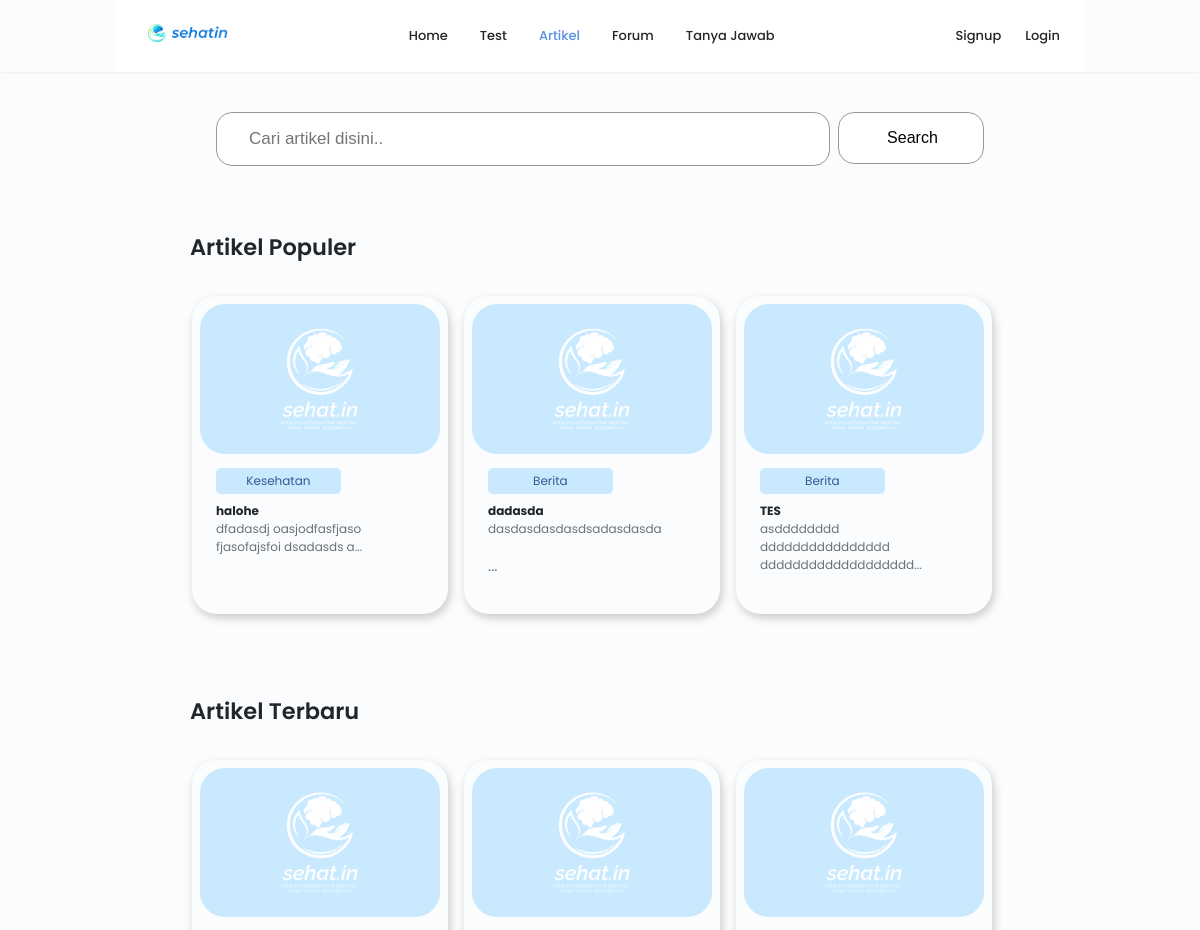
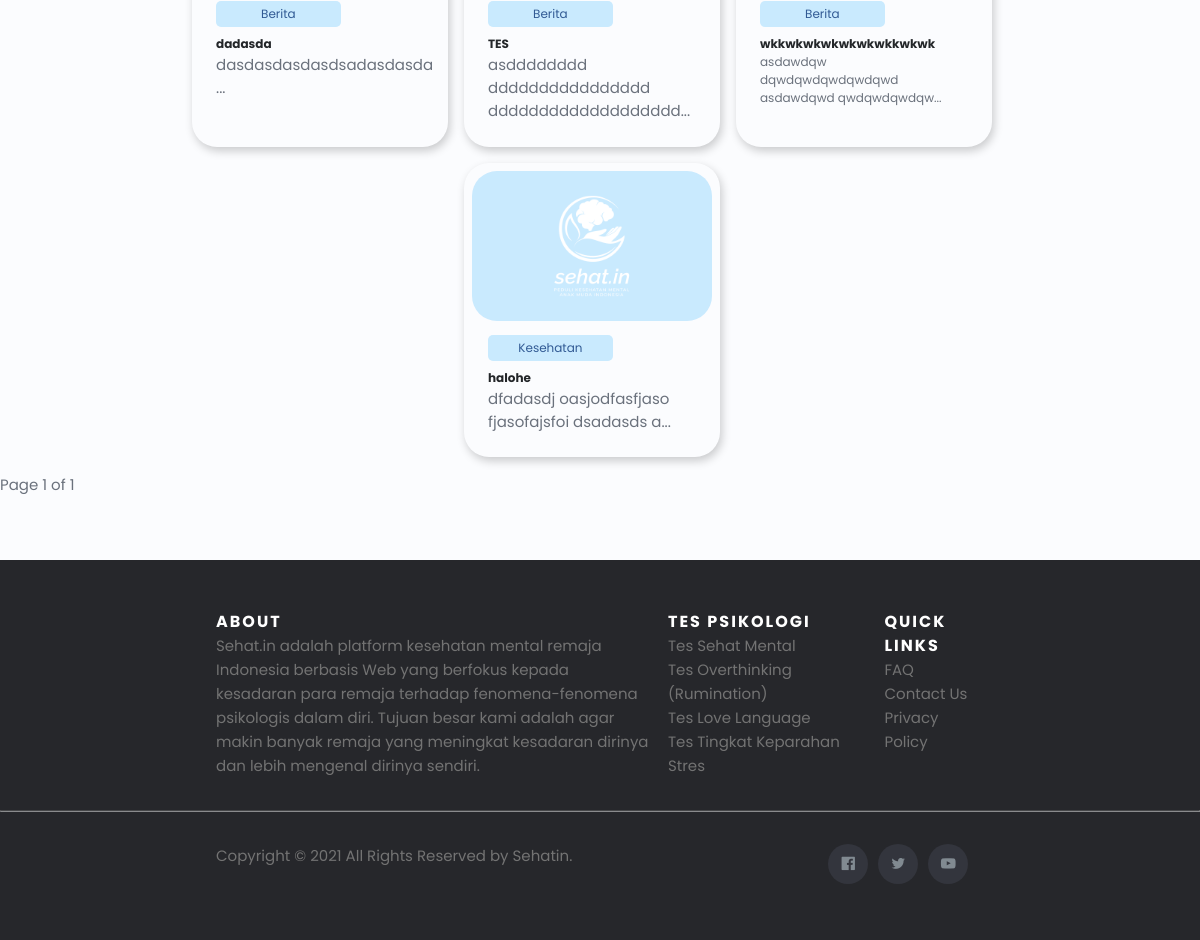
Page /artikel on the committed database (2 pictures, top to bottom).
### sehat_in_webproject/models.py (models this page shows)
class Artikel(models.Model): # Post
    id = models.AutoField(primary_key=True)
    title = models.CharField(max_length=200)
    content = models.TextField()
    thumbnail_url = models.TextField(blank=True, null=True)
    tag = models.ForeignKey(Tag, on_delete=models.CASCADE, null=True, blank=True)
    user = models.ForeignKey(User, on_delete=models.SET_NULL, null=True)
    created_at = models.DateTimeField(auto_now_add=True)
    updated_at = models.DateTimeField(auto_now=True)
    views = models.IntegerField(default=0)

class Tag(models.Model): # Tag of a post, will be generated by admin only
    name = models.CharField(max_length=50)
    type = models.CharField(max_length=50)
    adminOnly = models.BooleanField(default=False)

### sehat_in_webproject/views.py (the view)
# urls.py: path('artikel', views.artikel, name='artikel'),
def artikel(request):
    tags = Tag.objects.filter(type="Artikel")
    if request.user.is_authenticated:
        notifications = Notification.objects.filter(user=request.user).order_by('-created_at')
    else:
        notifications = None
    searching = False
    if request.GET.get('q'):
        query = request.GET.get('q')
        paginator = Paginator(Artikel.objects.filter(title__icontains=query).order_by('-created_at'), 25)
        page = request.GET.get('page')
        posts_artikel = paginator.get_page(page)
        searching = True
        if paginator.count == 0:
            messages.info(request, 'No result found')
            return redirect('/artikel')
    else:
        paginator = Paginator(Artikel.objects.all().order_by('-created_at'), 25)
        page = request.GET.get('page')
        posts_artikel = paginator.get_page(page)
    popular_artikel = Artikel.objects.all().order_by('-views')[:3]
    return render(request, 'artikel/index.html', {'posts': posts_artikel, 'tags': tags, 'popular_artikel': popular_artikel, 'searching': searching, 'notifications': notifications})

### templates/artikel/index.html (shortened to what this page needs)
<!DOCTYPE html>
<html lang="en">
{% load static %}
{% load space_to_dash %}
<head>
    <link rel="stylesheet" href="{% static 'css/swiper-bundle.min.css' %}">
    <link rel="stylesheet" href="https://unicons.iconscout.com/release/v4.0.0/css/line.css">
    <link rel="stylesheet" href="{% static 'css/styles.css' %}">
    <link rel="stylesheet" href="{% static 'css/header.css' %}">
    <link rel="stylesheet" href="{% static 'css/footer.css' %}">
</head>
<body>
    {% include 'templates/header.html' %}
    <main>
        <section class="container search__container">
            <form action="/artikel" method="get">
                <input type="text" name="q" placeholder="Cari artikel disini..">
                <button type="submit">Search</button>
            </form>
        </section>
        {% if not searching %}
            <section class="container home__tes">
                <div class="tes__header">
                    <h1>Artikel Populer</h1>
                </div>
                <div class="tes__container">
                    {% for post in popular_artikel %}
                    <a href="artikel/{{ post.id }}">
                        <div class="tes__card">
                            <div class="tes__wrapper">
                                <img class="tes__image" src="{% if post.thumbnail_url %}{{post.thumbnail_url}}{% else %}/static/img/no_image.png{% endif %}" onerror="this.onerror=null; this.src='/static/img/no_image.png'" alt="{{ post.title }}">
                                <div class="tes__wrapper__content">
                                    <a class="tes__category" href="/artikel/tag/{{ post.tag.name }}">{{ post.tag.name }}</a>
                                    <h2 class="tes__title">{{ post.title }}</h2>
                                    <div id="desc-{{ post.id }}">{% autoescape off %}{{ post.content|slice:"0:50" }}...{% endautoescape %}</div>
                                </div>
                            </div>
                        </div>
                    </a>
                    {% endfor %}
                </div>
            </section>
        {% endif %}
        <section class="container home__tes">
            <div class="tes__header">
                <h1>{% if not searching %}Artikel Terbaru{% else %}Hasil Search Artikel{% endif %}</h1>
            </div>
            <div class="tes__container">
                {% for post in posts %}
                <a href="artikel/{{ post.id }}">
                    <div class="tes__card">
                        <div class="tes__wrapper">
                            <img class="tes__image" src="{% if post.thumbnail_url %}{{post.thumbnail_url}}{% else %}/static/img/no_image.png{% endif %}" onerror="this.onerror=null; this.src='/static/img/no_image.png'" alt="{{ post.title }}">
                            <div class="tes__wrapper__content">
                                <a class="tes__category" href="/artikel/tag/{{ post.tag.name }}">{{ post.tag.name }}</a>
                                <h2 class="tes__title">{{ post.title }}</h2>
                                <div id="desc-{{ post.id }}">{% autoescape off %}{{ post.content|slice:"0:50" }}...{% endautoescape %}</div>
                            </div>
                        </div>
                    </div>
                </a>
                {% endfor %}
            </div>
        </section>
    </main>
    Page {{ posts.number }} of {{ posts.paginator.num_pages }}<br>
    {% include 'templates/footer.html' %}
</body>
</html>

### templates/header.html (shortened to what this page needs)
    {% load static %}
    {% load remove_unused %}
    <header class="header" id="header">
        <nav class="nav container scroll-header">
            <a href="/" class="nav__logo">
                <img src="{% static 'img/logo sehatin.png' %}" alt="logo">
            </a>
            <div class="nav__menu" id="nav-menu">
                <ul class="nav__list grid">
                    <li class="nav__item">
                        <a href="/" id="home" class="nav__link">
                             Home
                        </a>
                    </li>
                    <li class="nav__item">
                        <a href="/tests" id="test" class="nav__link">
                             Test
                        </a>
                    </li>
                    <li class="nav__item">
                        <a href="/artikel" id="artikel" class="nav__link">
                             Artikel
                        </a>
                    </li>
                    <li class="nav__item">
                        <a href="/forum" id="forum" class="nav__link " >
                             Forum
                        </a>
                    </li>
                    <li class="nav__item">
                        <a href="/tanya-jawab" id="tanya-jawab" class="nav__link">
                             Tanya Jawab
                        </a>
                    </li>
                </ul>
            </div>
            <div class="nav__btns">
                {% if user.is_authenticated %}
                    <ul class="account">
                        <li>
                            <i class="uil uil-bell dropdown account__icon">
                            {% if notifications %}
                                <div class="dropdown-content">
                                {% for notif in notifications %}
                                    {% if not notif.read %}
                                        {% if notif.post_Forum %}
                                            <a href="/forum/{{ notif.post_Forum.id }}/{{ notif.post_Forum.title|remove_unused }}#comments-{{ notif.comment.id }}">{{ notif.notification_Content }}</a>
                                        {% elif notif.post_Konsultasi %}
                                            <a href="/tanya-jawab/{{ notif.post_Konsultasi.id }}/{{ notif.post_Konsultasi.title|remove_unused }}#comments-{{ notif.comment.id }}">{{ notif.notification_Content }}</a>
                                        {% elif notif.comment %}
                                            {% if notif.post_Forum %}
                                                <a href="/forum/{{ notif.post.id }}/{{ notif.post.title|remove_unused }}#comments-{{ notif.comment.id }}">{{ notif.notification_Content }}</a>
                                            {% else %}
                                                <a href="/tanya-jawab/{{ notif.post.id }}/{{ notif.post.title|remove_unused }}#comments-{{ notif.comment.id }}">{{ notif.notification_Content }}</a>
                                            {% endif %}
                                        {% endif %}
                                    {% endif %}
                                {% endfor %}
                                </div>
                            {% endif %}
                            </i>
                        </li>
                        <li>
                            <i class="uil uil-angle-down dropdown account__icon">
                                <div class="dropdown-content">
                                    <a href="/profile/{{user.username}}">Profile</a>
                                    <a href="/profile/{{user.username}}/history">History</a>
                                    <a href="/logout">Logout</a>
                                </div>
                            </i>
                        </li>
                        <li>
                            <img src="{% static 'img/avatar.svg' %}" alt="">
                        </li>
                    </ul>
                {% else %}
                <ul class="login-signup">
                    <li class="sign__hide">
                        <a href="/auth/register" class="nav__link">
                            Signup
                        </a>
                    </li>
                    <li>
                        <a href="/auth/login" class="nav__link">
                            Login
                        </a>
                    </li>
                </ul>
                {% endif %}
            </div>
        </nav>
    </header>

### templates/footer.html
    <footer class="site-footer">
        <div class="container">
            <div class="row">
                <div class="footer__about">
                    <h6>About</h6>
                    <p class="text-justify">Sehat.in adalah platform kesehatan mental remaja Indonesia berbasis Web yang berfokus kepada kesadaran para remaja terhadap fenomena-fenomena psikologis dalam diri. Tujuan besar kami adalah agar makin banyak remaja yang meningkat kesadaran dirinya dan lebih mengenal dirinya sendiri.</p>
                </div>
                <div class="footer__categories">
                    <h6>Tes Psikologi</h6>
                    <ul class="footer-links">
                        <li><a href="#">Tes Sehat Mental</a></li>
                        <li><a href="#">Tes Overthinking (Rumination)</a></li>
                        <li><a href="#">Tes Love Language</a></li>
                        <li><a href="#">Tes Tingkat Keparahan Stres</a></li>
                    </ul>
                </div>
                <div class="footer__links">
                    <h6>Quick Links</h6>
                    <ul class="footer-links">
                        <li><a href="/faq" target = '_blank'>FAQ</a></li>
                        <li><a href="mailto:contact.sehatin@gmail.com">Contact Us</a></li>
                        <li><a href="/privacy-policy" target = '_blank'>Privacy Policy</a></li>
                    </ul>
                </div>
            </div>
        </div>
        <hr>
        <div class="container copyright">
            <div class="row">
                <div>
                    <p class="copyright-text">Copyright &copy; 2021 All Rights Reserved by
                    <a href="/">Sehatin</a>.
                    </p>
                </div>
                <div>
                    <ul class="social-icons" style="padding-left: 250px;">
                        <li><a class="facebook" href="https://www.facebook.com/fbsehatin" target='_blank'><i class="uil uil-facebook"></i></a></li>
                        <li><a class="twitter" href="https://twitter.com/twsehatin" target='_blank'><i class="uil uil-twitter"></i></a></li>
                        <li><a class="dribbble" href="https://www.youtube.com/channel/UCJthxoW77DVAK98HXArvhQA" target='_blank'><i class="uil uil-youtube"></i></a></li>
                    </ul>
                </div>
            </div>
        </div>
    </footer>

### static/css/styles.css (style rules this page uses)
:root { --header-height: 3rem; --hue-color: 215; --first-color: hsl(var(--hue-color), 69%, 61%); --first-color-second: hsl(var(--hue-color), 69%, 61%); --first-color-alt: hsl(var(--hue-color), 57%, 53%); --first-color-lighter: hsl(var(--hue-color), 92%, 85%); --title-color: hsl(var(--hue-color), 8%, 15%); --text-color: hsl(var(--hue-color), 8%, 45%); --text-color-light: hsl(var(--hue-color), 8%, 65%); --input-color: hsl(var(--hue-color), 70%, 96%); --body-color: hsl(var(--hue-color), 60%, 99%); --container-color: #FFF; --scroll-bar-color: hsl(var(--hue-color), 12%, 90%); --scroll-thumb-color: hsl(var(--hue-color), 12%, 80%); --body-font: 'Poppins', sans-serif; --big-font-size: 2rem; --h1-font-size: 1.5rem; --h2-font-size: 1.25rem; --h3-font-size: 1.125rem; --normal-font-size: .938rem; --small-font-size: .813rem; --smaller-font-size: .75rem; --font-medium: 500; --font-semi-bold: 600; --mb-0-25: .25rem; --mb-0-5: .5rem; --mb-0-75: .75rem; --mb-1: 1rem; --mb-1-5: 1.5rem; --mb-2: 2rem; --mb-2-5: 2.5rem; --mb-3: 3rem; --z-tooltip: 10; --z-fixed: 100; --z-modal: 1000; }
@media screen and (min-width: 968px) { :root { --big-font-size: 3rem; --h1-font-size: 2.25rem; --h2-font-size: 1.5rem; --h3-font-size: 1.25rem; --normal-font-size: 1rem; --small-font-size: .875rem; --smaller-font-size: 813rem; } }
.nav__btns { display: flex; align-items: center; }
* { box-sizing: border-box; padding: 0; margin: 0; }
html { scroll-behavior: smooth; }
body { margin: 0 0 var(--header-height) 0; font-family: var(--body-font); font-size: var(--normal-font-size); background-color: var(--body-color); color: var(--text-color); }
h1, h2, h3, h4 { color: var(--title-color); font-weight: var(--font-semi-bold); }
ul { list-style: none; }
a { text-decoration: none; }
img { max-width: 100%; height: auto; }
.container { max-width: 768px; margin-left: var(--mb-1-5); margin-right: var(--mb-1-5); }
.grid { display: grid; gap: 1.5rem; }
.header { width: 100%; position: fixed; bottom: 0; left: 0; z-index: var(--z-fixed); background-color: var(--body-color); box-shadow: 0 -1px 4px 0 rgba(0,0,0, .15); }
.home__tes { margin-top: 4rem; max-width: 820px; }
.tes__header { display: flex; justify-content: space-between; margin: 0 0 2rem 0; }
.tes__container { display: flex; flex-wrap: wrap; justify-content: center; }
.tes__card { width: 16rem; box-shadow: 2px 4px 10px rgba(0, 0, 0, 0.2); border-radius: 25px; margin-right: 1rem; margin-bottom: 1rem; }
.tes__wrapper { padding: 0.5rem; margin-bottom: 1rem; }
.tes__wrapper__content { padding: 0 1rem 0 1rem; }
.tes__image { border-radius: 25px; }
.tes__category { width: 60%; display: inline-block; background-color: #C9EAFE; color: #315A94; padding: var(--mb-0-25); border-radius: 5px; font-size: var(--mb-0-75); margin: 0.5rem 0 0.5rem 0; text-align: center; }
.tes__title { font-size: var(--mb-0-75); font-weight: 700; }
.tes__description { font-size: var(--mb-0-75); margin-bottom: 1rem; }
.search__container { margin-top: 7rem; }
.search__container input[type=text] { padding: 1rem 2rem; font-size: 17px; border: 1px solid #989898; box-sizing: border-box; border-radius: 1rem; width: 80%; }
.search__container button { float: right; padding: 1rem 3rem; background: #fff; font-size: 1rem; cursor: pointer; border: 1px solid #989898; box-sizing: border-box; border-radius: 1rem; width: 19%; }
@media screen and (min-width:768px) { .container { margin-left: auto; margin-right: auto; } }
@media screen and (min-width:768px) { body { margin: 0; } }
@media screen and (min-width:768px) { .header, .main, .footer__container { padding: 0 1rem; } }

### rows in the picture
Artikel: tag.name "Kesehatan", title "halohe", content "dfadasdj oasjodfasfjaso fjasofajsfoi dsadasds a"
Artikel: tag.name "Berita", title "dadasda", content "dasdasdasdasdsadasdasda"
Artikel: tag.name "Berita", title "TES", content "asdddddddd dddddddddddddddd ddddddddddddddddddd"
Artikel: tag.name "Berita", title "wkkwkwkwkwkwkwkkwkwk", content "asdawdqw dqwdqwdqwdqwdqwd asdawdqwd qwdqwdqwdqw"

### other values in the picture
{{ posts.number }} "1"
{{ posts.paginator.num_pages }} "1"
